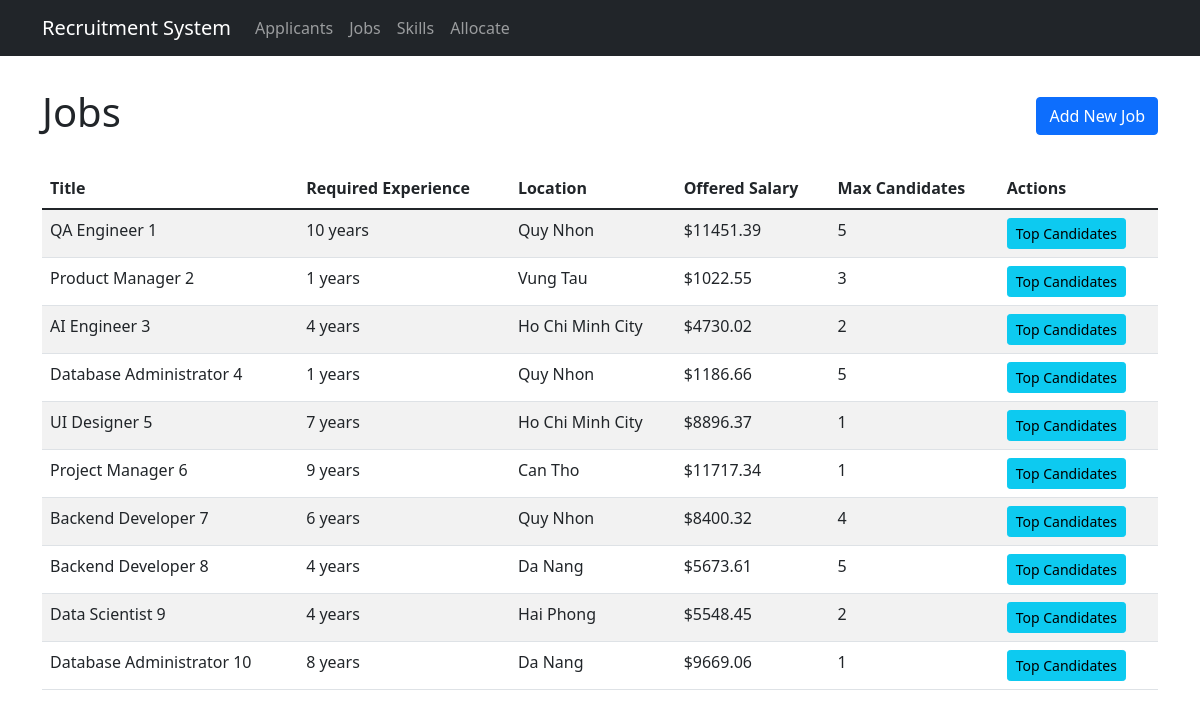
The app's page /, older data.
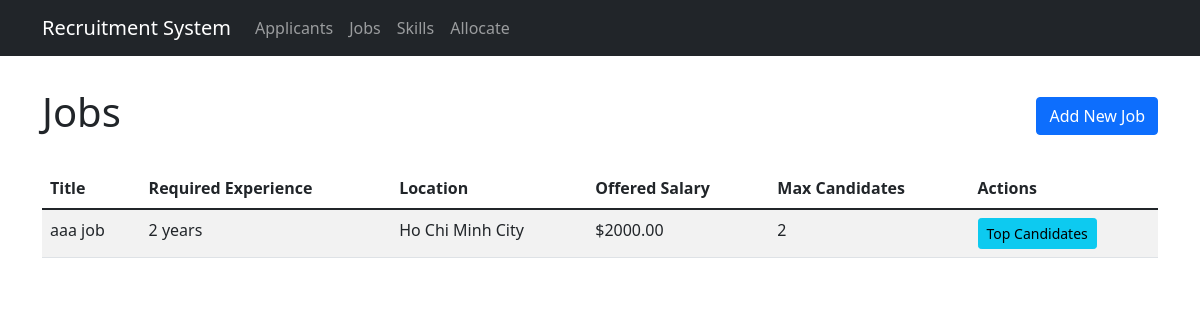
The same page, newer data.
### tables this page shows
CREATE TABLE jobs (
            id INTEGER PRIMARY KEY AUTOINCREMENT,
            title TEXT NOT NULL,
            company TEXT NOT NULL,
            required_experience INTEGER,
            location TEXT,
            offered_salary INTEGER,
            max_candidates INTEGER
        );

### app.py (the view)
@app.route('/')
def index():
    conn = get_db_connection()
    cursor = conn.cursor()
    cursor.execute('''
        SELECT j.*, GROUP_CONCAT(s.name || ':' || js.required_level) as skills
        FROM jobs j
        LEFT JOIN job_skills js ON j.id = js.job_id
        LEFT JOIN skills s ON js.skill_id = s.id
        GROUP BY j.id
    ''')
    jobs = cursor.fetchall()
    jobs_list = []
    for job in jobs:
        job_dict = dict(job)
        if job_dict['skills']:
            job_dict['skills'] = [
                {'name': skill.split(':')[0], 'required_level': int(skill.split(':')[1])}
                for skill in job_dict['skills'].split(',')
            ]
        else:
            job_dict['skills'] = []
        jobs_list.append(job_dict)
    conn.close()
    return render_template('jobs.html', jobs=jobs_list)

### app.py (called while the page is built)
def get_db_connection():
    conn = sqlite3.connect(DATABASE)
    conn.row_factory = sqlite3.Row
    return conn

### templates/jobs.html (shortened to what this page needs)
{% extends "base.html" %}
{% block content %}
<div class="d-flex justify-content-between align-items-center mb-4">
    <h1>Jobs</h1>
    <a href="{{ url_for('add_job') }}" class="btn btn-primary">Add New Job</a>
</div>
<div class="table-responsive">
    <table class="table table-striped">
        <thead>
            <tr>
                <th>Title</th>
                <th>Required Experience</th>
                <th>Location</th>
                <th>Offered Salary</th>
                <th>Max Candidates</th>
                <th>Actions</th>
            </tr>
        </thead>
        <tbody>
            {% for job in jobs %}
            <tr>
                <td>{{ job['title'] }}</td>
                <td>{{ job['required_experience'] }} years</td>
                <td>{{ job['location'] }}</td>
                <td>${{ "%.2f"|format(job['offered_salary']) }}</td>
                <td>{{ job['max_candidates'] }}</td>
                <td>
                    <button class="btn btn-sm btn-info view-candidates" data-job-id="{{ job['id'] }}">
                        Top Candidates
                    </button>
                </td>
            </tr>
            {% endfor %}
        </tbody>
    </table>
</div>
{% endblock %}

### templates/base.html (shortened to what this page needs)
<!DOCTYPE html>
<html lang="en">
<head>
    <link href="https://cdn.jsdelivr.net/npm/bootstrap@5.1.3/dist/css/bootstrap.min.css" rel="stylesheet">
</head>
<body>
    <nav class="navbar navbar-expand-lg navbar-dark bg-dark">
        <div class="container">
            <a class="navbar-brand" href="{{ url_for('index') }}">Recruitment System</a>
            <div class="collapse navbar-collapse" id="navbarNav">
                <ul class="navbar-nav">
                    <li class="nav-item">
                        <a class="nav-link" href="{{ url_for('applicants') }}">Applicants</a>
                    </li>
                    <li class="nav-item">
                        <a class="nav-link" href="{{ url_for('jobs') }}">Jobs</a>
                    </li>
                    <li class="nav-item">
                        <a class="nav-link" href="{{ url_for('skills') }}">Skills</a>
                    </li>
                    <li class="nav-item">
                        <a class="nav-link" href="{{ url_for('allocate') }}">Allocate</a>
                    </li>
                </ul>
            </div>
        </div>
    </nav>
    <div class="container">
        {% block content %}{% endblock %}
    </div>
</body>
</html>

### templates/base.html (style rules this page uses)
.navbar { margin-bottom: 2rem; }

Row changes from the older to the newer data that the page shows:
removed jobs: title "QA Engineer 1", required_experience "10", location "Quy Nhon", offered_salary "11451.39", max_candidates "5"
removed jobs: title "Product Manager 2", required_experience "1", location "Vung Tau", offered_salary "1022.55", max_candidates "3"
removed jobs: title "AI Engineer 3", required_experience "4", location "Ho Chi Minh City", offered_salary "4730.02", max_candidates "2"
removed jobs: title "Database Administrator 4", required_experience "1", location "Quy Nhon", offered_salary "1186.66", max_candidates "5"
removed jobs: title "UI Designer 5", required_experience "7", location "Ho Chi Minh City", offered_salary "8896.37", max_candidates "1"
removed jobs: title "Project Manager 6", required_experience "9", location "Can Tho", offered_salary "11717.34", max_candidates "1"
removed jobs: title "Backend Developer 7", required_experience "6", location "Quy Nhon", offered_salary "8400.32", max_candidates "4"
removed jobs: title "Backend Developer 8", required_experience "4", location "Da Nang", offered_salary "5673.61", max_candidates "5"
removed jobs: title "Data Scientist 9", required_experience "4", location "Hai Phong", offered_salary "5548.45", max_candidates "2"
removed jobs: title "Database Administrator 10", required_experience "8", location "Da Nang", offered_salary "9669.06", max_candidates "1"
added jobs: title "aaa job", required_experience "2", location "Ho Chi Minh City", offered_salary "2000.00", max_candidates "2"
